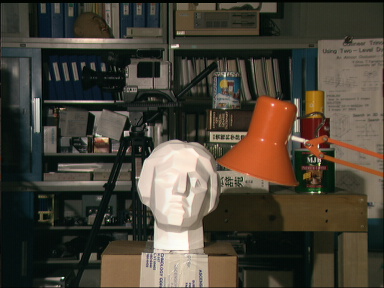
#> input picture img/tsukuba_left.png, 384 x 288 px
$ jupyter execute lesson22_stereo_matching.ipynb
#> lines starting #> are read from the running program, lines starting #| are printed output that depends on the picture; after the words box and inside, x2 and y2 are one past the last pixel; in counts of white or black regions, pixels touching at a corner belong together
# Bài 22: So khớp ảnh nổi (Stereo Matching)

Hai camera cùng nhìn một cảnh từ hai vị trí hơi khác nhau sẽ thấy cùng các điểm 3D bị dịch chuyển với lượng khác nhau tùy theo độ sâu &mdash; điểm gần dịch nhiều hơn, điểm xa dịch ít hơn. **So khớp ảnh nổi (stereo matching)** tìm các độ dịch này (gọi là **độ chênh lệch — disparity**) tại mọi điểm ảnh, rồi chuyển chúng thành độ sâu thông qua phép tam giác đạc (triangulation). Vấn đề then chốt là sự tương ứng (correspondence): tìm, cho mỗi điểm ảnh trong ảnh trái, điểm ảnh khớp với nó trong ảnh phải. Bài này xây dựng một **bộ so khớp khối (block matcher)** giải quyết bài toán bằng cách so sánh các mảng nhỏ với tổng bình phương sai khác (sum-of-squared differences — SSD) &mdash; một họ hàng gần của luồng quang học ở Bài 21, nhưng bị giới hạn ở tìm kiếm 1D dọc theo một hàng duy nhất thay vì cả một vùng lân cận 2D.

[cell 1]
# Download the sample images used in this lesson, if not already present
import os, urllib.request

for _f in ['tsukuba_left.png', 'tsukuba_right.png']:
    _path = f"../img/{_f}"
    if not os.path.exists(_path):
        os.makedirs("../img", exist_ok=True)
        urllib.request.urlretrieve(f"https://raw.githubusercontent.com/sbirchfield/sbirchfield.github.io/main/cvintro/img/{_f}", _path)

[cell 2]
import numpy as np
import cv2
import matplotlib.pyplot as plt

# shared colormap: invalid/masked-out disparities (NaN) render as gray instead of viridis's default
invalid_cmap = plt.cm.viridis.copy()
invalid_cmap.set_bad('gray')

## Ảnh nổi đã nắn thẳng: tại sao việc tìm kiếm là 1D (Rectified stereo: why the search is 1D)
Với một cặp camera đặt cạnh nhau, hướng về cùng một phía, với các mặt phẳng ảnh song song (một cặp ảnh nổi **đã nắn thẳng (rectified)** &mdash; các hệ camera thực được hiệu chỉnh và biến dạng để xấp xỉ điều này), một sự thật cơ bản của hình học epipolar được áp dụng: điểm tương ứng của bất kỳ điểm ảnh nào trong ảnh trái đều nằm **trên cùng một hàng** trong ảnh phải. Điều này thu gọn việc tìm điểm khớp từ tìm kiếm trên ảnh 2D xuống quét 1D dọc theo một hàng, và độ lệch ngang giữa hai vị trí khớp nhau chính là **độ chênh lệch** $d$.

Độ chênh lệch liên hệ với độ sâu theo công thức

$$Z = \frac{f \cdot B}{d}$$

trong đó $f$ là tiêu cự và $B$ là đường cơ sở (baseline — khoảng cách giữa hai tâm camera). Với một cặp đã nắn thẳng, độ sâu **tỉ lệ nghịch với độ chênh lệch**: vật ở gần có độ chênh lệch lớn, vật ở xa có độ chênh lệch nhỏ, và một vật ở xa vô cùng có độ chênh lệch bằng 0.

## Một cặp ảnh nổi tổng hợp với dữ liệu chuẩn đã biết (A synthetic stereo pair with known ground truth)
Ta tạo một ảnh trái gồm kết cấu ngẫu nhiên thuần túy (để mọi mảng đều đặc biệt về mặt cục bộ &mdash; không có sự mơ hồ của bài toán khẩu độ) và dựng ảnh phải bằng cách dịch mỗi điểm ảnh sang trái theo độ chênh lệch thực của nó, mà ta đặt bằng ba giá trị hằng số khác nhau cho ba "mặt phẳng" độ sâu: một nền và hai hình chữ nhật ở gần hơn. Các bề mặt gần dịch nhiều hơn các bề mặt xa, nên chúng làm lộ ra các điểm ảnh nền ở một bên mà hoàn toàn không có điểm ảnh tương ứng nào trong ảnh trái &mdash; một hiện tượng **che khuất (occlusion)**, được ta vá bằng nhiễu ngẫu nhiên mới để mọi điểm ảnh của ảnh phải vẫn có giá trị nào đó.

[cell 3]
rng = np.random.default_rng(0)
h, w = 150, 200
left = rng.integers(0, 255, (h, w)).astype(np.uint8)

true_disparity = np.full((h, w), 5, dtype=np.int32)     # background         (disparity =  5)
true_disparity[30:120, 50:150] = 15                     # a close rectangle  (disparity = 15)
true_disparity[60:90, 80:120] = 25                      # a closer rectangle (disparity = 25)

right = np.full((h, w), -1, dtype=np.int32)
for y in range(h):
    for x in range(w):
        xr = x - true_disparity[y, x]
        if 0 <= xr < w:
            right[y, xr] = left[y, x]
occluded = right == -1   # positions no left pixel maps to: disocclusions, filled with fresh noise
right[occluded] = rng.integers(0, 255, occluded.sum())
right = right.astype(np.uint8)

fig, axes = plt.subplots(1, 3, figsize=(10, 3.5))
axes[0].imshow(left, cmap='gray')
axes[0].set_title('Left image', fontsize=9)
axes[1].imshow(right, cmap='gray')
axes[1].set_title('Right image', fontsize=9)
im = axes[2].imshow(true_disparity, cmap='viridis')
axes[2].set_title('Ground-truth disparity', fontsize=9)
for ax in axes:
    ax.axis('off')
plt.colorbar(im, ax=axes, orientation='vertical', fraction=0.046, pad=0.04, label='disparity (px)')
plt.show()

## So khớp khối dọc theo đường quét (Block matching along the scanline)
Với mỗi điểm ảnh trong ảnh trái, ta trượt một cửa sổ nhỏ dọc theo *cùng hàng* của ảnh phải trên một khoảng các độ chênh lệch ứng viên và giữ lại độ chênh lệch có tổng bình phương sai khác nhỏ nhất. Phần cài đặt bên dưới có ba vòng lặp Python lồng nhau, nên nó chậm &mdash; ta chạy nó trên một vùng cắt nhỏ thay vì toàn bộ ảnh.

[cell 4]
def block_match_stereo(left, right, block_size=7, max_disp=30):
#> called with block_size = 7, max_disp = 30
    h, w = left.shape
    half = block_size // 2
    left_f, right_f = left.astype(np.float64), right.astype(np.float64)
    disparity_map = np.zeros((h, w), dtype=np.float64)

    for y in range(half, h - half):
        for x in range(half, w - half):
            left_patch = left_f[y - half:y + half + 1, x - half:x + half + 1]
            best_d, best_cost = 0, np.inf
            for d in range(max_disp + 1):
                xr = x - d
                if xr - half < 0:
                    break
                right_patch = right_f[y - half:y + half + 1, xr - half:xr + half + 1]
                cost = ((left_patch - right_patch)**2).sum()
                if cost < best_cost:
                    best_cost, best_d = cost, d
            disparity_map[y, x] = best_d
    return disparity_map

# a small crop, since the pure-Python pixel loop is slow
crop = np.s_[0:100, 0:100]
manual_disp = block_match_stereo(left[crop], right[crop], block_size=7, max_disp=30)

fig, axes = plt.subplots(1, 3, figsize=(10, 3.5))
axes[0].imshow(left[crop], cmap='gray')
axes[0].set_title(f'Left crop ({left[crop].shape[0]}x{left[crop].shape[1]})', fontsize=9)
axes[1].imshow(true_disparity[crop], cmap='viridis', vmin=0, vmax=30)
axes[1].set_title(f'True disparity ({true_disparity[crop].shape[0]}x{true_disparity[crop].shape[1]})', fontsize=9)
im = axes[2].imshow(manual_disp, cmap='viridis', vmin=0, vmax=30)
axes[2].set_title(f'Recovered disparity ({manual_disp.shape[0]}x{manual_disp.shape[1]})', fontsize=9)
for ax in axes:
    ax.axis('off')
plt.colorbar(im, ax=axes, orientation='vertical', fraction=0.046, pad=0.04, label='disparity (px)')
plt.show()

Ảnh động này cho thấy quá trình tìm kiếm cho một điểm ảnh: cửa sổ đứng yên trong vùng cắt trái trong khi nó trượt dọc theo cùng hàng của vùng cắt phải, mỗi lần một độ chênh lệch ứng viên, với chi phí tổng bình phương sai khác (SSD) được vẽ trực tiếp. Cực tiểu của đường cong chi phí (trong trường hợp này) là độ chênh lệch thực, mà điểm đánh dấu tốt-nhất-cho-đến-nay khóa chặt vào.

Có thể bỏ qua dải viền dọc theo các cạnh của vùng cắt: cửa sổ trượt không còn đủ chỗ để tìm kiếm ở đó, một hiệu ứng biên rất giống cách xử lý biên của tích chập (Bài 10). Ra khỏi dải viền đó, và bên trong các hình chữ nhật, độ chênh lệch khôi phục được khớp với dữ liệu chuẩn gần như hoàn hảo, tách sạch cả ba mặt phẳng độ sâu. Ngoại lệ là dải lấm tấm ở cạnh mỗi hình chữ nhật: một cửa sổ nằm vắt qua ranh giới độ sâu trộn lẫn các điểm ảnh từ hai độ chênh lệch thực khác nhau, nên không có độ chênh lệch ứng viên đơn lẻ nào khớp tốt với cả cửa sổ, và việc so khớp trở nên không đáng tin cậy &mdash; một lời báo trước cho bài toán che khuất sẽ được giải quyết tiếp theo. Ảnh chụp thật còn khắt khe hơn trường hợp đồ chơi này: kết cấu lặp lại, vùng phẳng, điểm phản xạ gương (specular highlights) và đổ bóng đều bổ sung thêm sự mơ hồ thực sự bên cạnh che khuất, đó là lý do so khớp ảnh nổi khó trong thực tế.

## Bắt các cặp khớp sai: kiểm tra nhất quán trái-phải (Catching bad matches: the left-right consistency check)
Che khuất và sự mơ hồ ở ranh giới độ sâu tạo ra các cặp khớp sai, như các đốm lấm tấm ở trên. Cách khắc phục: so khớp cả từ trái sang phải và từ phải sang trái, rồi chỉ giữ lại các điểm ảnh mà hai kết quả đồng ý với nhau, loại bỏ phần còn lại là không đáng tin cậy. Tính độ chênh lệch từ phải sang trái không cần code mới &mdash; lật cả hai ảnh theo chiều trái-phải, hoán đổi ảnh nào đóng vai "trái", chạy đúng bộ so khớp đó, rồi lật kết quả trở lại. Một điểm ảnh không vượt qua phép kiểm tra bất cứ khi nào hai chiều lệch nhau quá khoảng một điểm ảnh. Điều này đặc biệt hiệu quả trong việc bắt các vùng bị che khuất: một điểm ảnh bị che sau một bề mặt gần hơn trong góc nhìn kia hoàn toàn không có điểm khớp thực sự ở đó.

[cell 5]
block_size, max_disp = 7, 30
crop_lr = np.s_[0:100, 0:100]
left_c, right_c = left[crop_lr], right[crop_lr]

disp_lr = block_match_stereo(left_c, right_c, block_size=block_size, max_disp=max_disp)
disp_rl = block_match_stereo(right_c[:, ::-1], left_c[:, ::-1], block_size=block_size, max_disp=max_disp)[:, ::-1]

h_c, w_c = disp_lr.shape
consistent = np.zeros((h_c, w_c), dtype=bool)
for y in range(h_c):
    for x in range(w_c):
        d = int(disp_lr[y, x])
        xr = x - d
        if 0 <= xr < w_c:
            consistent[y, x] = abs(disp_rl[y, xr] - d) <= 1

# keep the full crop (no trimming) so the border-truncation effect is visible directly,
# alongside the occlusion-driven inconsistency, in the figure below
disp_checked = np.where(consistent, disp_lr, np.nan)

fig, axes = plt.subplots(1, 3, figsize=(10, 3.5))
for ax, d, title in zip(axes, [disp_lr, disp_rl, disp_checked],
                         ['Left-to-right disparity', 'Right-to-left disparity', 'After consistency check']):
    im = ax.imshow(d, cmap=invalid_cmap, vmin=0, vmax=max_disp)
    ax.set_title(title, fontsize=9)
    ax.axis('off')
plt.colorbar(im, ax=axes, orientation='vertical', fraction=0.046, pad=0.04, label='disparity (px)')
plt.show()

print(f'pixels marked inconsistent: {(~consistent).sum()} / {consistent.size}')

Nhiều điểm ảnh đồng ý theo cả hai chiều và vượt qua phép kiểm tra. Những điểm không vượt qua thường do che khuất (các vùng xám lớn cạnh các cạnh dọc của hình chữ nhật) hoặc do kích thước cửa sổ hữu hạn (các vùng xám nhỏ gần các cạnh ngang của hình chữ nhật).

## Cùng việc đó, ở độ phân giải đầy đủ, với OpenCV (The same thing, at full resolution, with OpenCV)
`cv2.StereoBM` cài đặt cùng ý tưởng so khớp khối này (với một số tinh chỉnh về hiệu quả và hậu xử lý) đủ nhanh để chạy trên toàn bộ ảnh.

[cell 6]
stereo_bm = cv2.StereoBM_create(numDisparities=32, blockSize=9)
disparity_bm = stereo_bm.compute(left, right).astype(np.float32) / 16.0  # fixed-point output, divide to get pixels

print('recovered disparity vs. ground truth, by region:')
print(f'  background (true=5):  {disparity_bm[100:110, 150:160].mean():.2f}')
print(f'  mid layer (true=15):  {disparity_bm[40:50, 60:70].mean():.2f}')
print(f'  near layer (true=25): {disparity_bm[70:80, 90:110].mean():.2f}')

fig, axes = plt.subplots(1, 2, figsize=(7, 3.5))
im0 = axes[0].imshow(true_disparity, cmap='viridis', vmin=0, vmax=30)
axes[0].set_title('Ground truth')
im1 = axes[1].imshow(np.where(disparity_bm >= 0, disparity_bm, np.nan), cmap=invalid_cmap, vmin=0, vmax=30)
axes[1].set_title('cv2.StereoBM output\n(gray = invalid)')
for ax in axes:
    ax.axis('off')
plt.colorbar(im1, ax=axes, orientation='vertical', fraction=0.046, pad=0.04, label='disparity (px)')
plt.show()

`StereoBM` đánh dấu một điểm ảnh là không hợp lệ (trả về $-1$) ở bất cứ đâu nó không tin chắc vào một cặp khớp duy nhất, ví dụ quá gần biên ảnh để tìm kiếm toàn bộ khoảng độ chênh lệch. Các điểm ảnh này được hiển thị màu xám ở trên.

### Kiểm tra nhất quán tích hợp trong `disp12MaxDiff` (Consistency check built into `disp12MaxDiff`)
Phép kiểm tra nhất quán trái-phải được tích hợp sẵn trong `cv2.StereoBM` &mdash; đặt `disp12MaxDiff` thành một số dương nhỏ (thường là 1) để bật nó; giá trị mặc định $-1$ để nó tắt.

[cell 7]
stereo_checked = cv2.StereoBM_create(numDisparities=32, blockSize=9)
stereo_checked.setDisp12MaxDiff(1)
disparity_checked = stereo_checked.compute(left, right).astype(np.float32) / 16.0

newly_invalid = (disparity_bm >= 0) & (disparity_checked < 0)
print(f'valid pixels without the check: {(disparity_bm >= 0).sum()}')
print(f'valid pixels with the check:    {(disparity_checked >= 0).sum()}')
print(f'newly marked invalid:           {newly_invalid.sum()}')

plt.imshow(np.where(disparity_checked >= 0, disparity_checked, np.nan), cmap=invalid_cmap, vmin=0, vmax=30)
plt.colorbar(label='disparity (px)')
plt.title('cv2.StereoBM with disp12MaxDiff=1\n(gray = invalid)')
plt.axis('off')
plt.show()

## Kích thước cửa sổ: đánh đổi giữa chi tiết và nhiễu (Window size: detail vs. noise tradeoff)
Một cửa sổ so khớp lớn hơn lấy trung bình trên nhiều điểm ảnh hơn, làm việc so khớp chống chịu nhiễu tốt hơn nhưng làm nhòe qua các điểm gián đoạn độ sâu (trộn các điểm ảnh từ hai độ sâu thực khác nhau thành một ước lượng độ chênh lệch "trung bình" gần các cạnh vật thể). Một cửa sổ nhỏ hơn bảo toàn các ranh giới độ sâu sắc nét nhưng dễ bị đánh lừa bởi nhiễu hoặc kết cấu lặp lại hơn.

[cell 8]
fig, axes = plt.subplots(1, 3, figsize=(10, 3.5))
for ax, block_size in zip(axes, [5, 15, 31]):
    stereo = cv2.StereoBM_create(numDisparities=32, blockSize=block_size)
    d = stereo.compute(left, right).astype(np.float32) / 16.0
    im = ax.imshow(np.where(d >= 0, d, np.nan), cmap=invalid_cmap, vmin=0, vmax=30)
    ax.set_title(f'blockSize={block_size}', fontsize=9)
    ax.axis('off')
plt.colorbar(im, ax=axes, orientation='vertical', fraction=0.046, pad=0.04, label='disparity (px)')
plt.show()

## Một cặp ảnh nổi thật: Tsukuba (A real stereo pair: Tsukuba)
Mọi thứ từ đầu đến giờ đều dùng ảnh tổng hợp, chính là để biết được dữ liệu chuẩn. Với ảnh chụp thật, cùng ba lượt đó (trái-sang-phải, phải-sang-trái, và phép kiểm tra nhất quán giữa chúng) được áp dụng y như trước, lần này trên một cặp ảnh nổi đã nắn thẳng thực sự.

Nhấp nháy giữa hai khung hình giúp dễ dàng nhìn thấy trực tiếp độ dịch &mdash; hãy quan sát chiếc đèn di chuyển xa hơn bao nhiêu so với các giá sách phía sau nó, chính là độ dịch phụ thuộc độ sâu mà bài này đã ước lượng suốt từ đầu.

<p class="image-attribution">Nguồn ảnh: <a href="https://vision.middlebury.edu/stereo/data/scenes2001/" target="_blank" rel="noopener">Middlebury Stereo Datasets (University of Tsukuba)</a></p>

[cell 9]
tsukuba_left = cv2.imread('../img/tsukuba_left.png', cv2.IMREAD_GRAYSCALE)
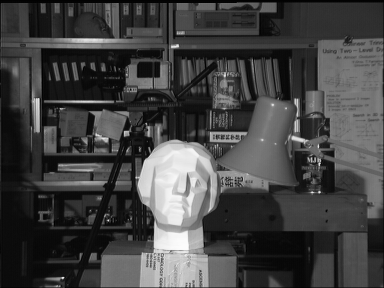
#> tsukuba_left: shape (288, 384); min 0, max 253, mean 66.7
tsukuba_right = cv2.imread('../img/tsukuba_right.png', cv2.IMREAD_GRAYSCALE)
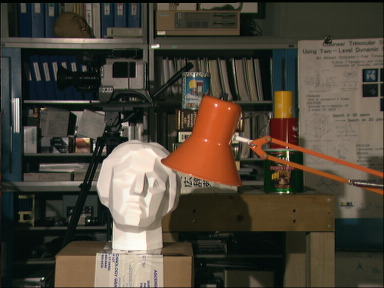
#> input picture img/tsukuba_right.png, 384 x 288 px
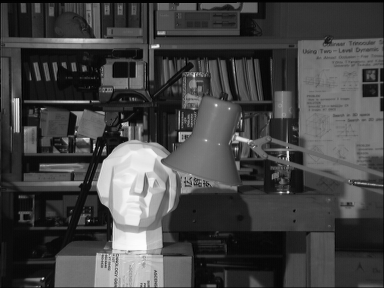
#> tsukuba_right: shape (288, 384); min 0, max 253, mean 68.6

fig, axes = plt.subplots(1, 2, figsize=(7, 3.5))
axes[0].imshow(tsukuba_left, cmap='gray')
axes[0].set_title('Left photo', fontsize=9)
axes[1].imshow(tsukuba_right, cmap='gray')
axes[1].set_title('Right photo', fontsize=9)
for ax in axes:
    ax.axis('off')
plt.tight_layout()
plt.show()

[cell 10]
num_disp = 64  # must be divisible by 16; large enough that the nearest surfaces don't clip the search range
stereo = cv2.StereoBM_create(numDisparities=num_disp, blockSize=15)
disp_lr = stereo.compute(tsukuba_left, tsukuba_right).astype(np.float32) / 16.0
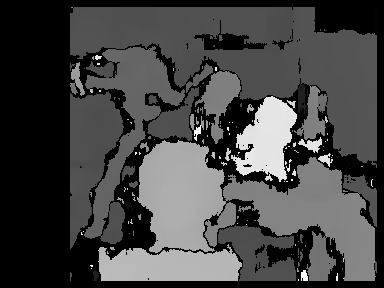
#> disp_lr: shape (288, 384) float32; min -1, max 63, mean 16.4; drawn with min black and max white
disp_rl = stereo.compute(tsukuba_right[:, ::-1], tsukuba_left[:, ::-1]).astype(np.float32) / 16.0
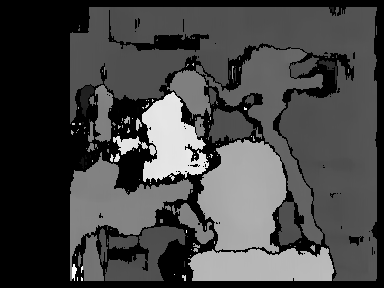
#> disp_rl: shape (288, 384) float32; min -1, max 63, mean 16.5; drawn with min black and max white
disp_rl = disp_rl[:, ::-1]
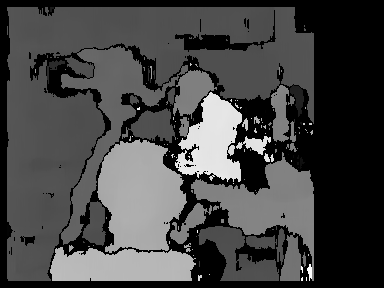
#> disp_rl: shape (288, 384) float32; min -1, max 63, mean 16.5; drawn with min black and max white

stereo_checked = cv2.StereoBM_create(numDisparities=num_disp, blockSize=15)
stereo_checked.setDisp12MaxDiff(1)
disp_checked = stereo_checked.compute(tsukuba_left, tsukuba_right).astype(np.float32) / 16.0

changed = disp_lr != disp_checked
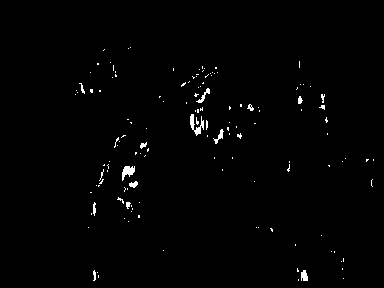
#> changed: shape (288, 384) bool; 1% white; 138 white regions (124 under 20 px), largest, box (x1, y1, x2, y2) and area: (190, 114, 204, 136) 128, (122, 166, 135, 181) 111, (301, 270, 308, 281) 61
print(f'pixels changed by the consistency check: {changed.sum()} / {changed.size} ({100 * changed.sum() / changed.size:.1f}%)')
#| pixels changed by the consistency check: 1121 / 110592 (1.0%)

fig, axes = plt.subplots(1, 3, figsize=(10, 3.5))
for ax, d, title in zip(axes, [disp_lr, disp_rl, disp_checked],
                         ['Left-to-right disparity', 'Right-to-left disparity', 'After consistency check']):
    im = ax.imshow(np.where(d >= 0, d, np.nan), cmap=invalid_cmap, vmin=0, vmax=num_disp)
    ax.set_title(title, fontsize=9)
    ax.axis('off')
#> this loop made 3 passes
#> title on passes 1 to 3: 'Left-to-right disparity', 'Right-to-left disparity', 'After consistency check'
plt.colorbar(im, ax=axes, orientation='vertical', fraction=0.046, pad=0.04, label='disparity (px)')
plt.show()
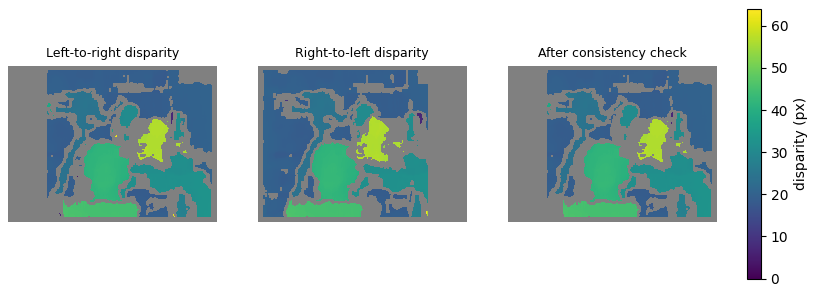
#> figure drawn by matplotlib, 4 panels

Chiếc đèn, vật gần nhất trong cảnh, nổi bật với độ chênh lệch lớn nhất; các giá sách lùi dần một cách mượt mà phía sau nó. Chỉ khoảng 1% điểm ảnh bị đánh dấu, nên thoạt nhìn khung thứ ba trông gần giống khung thứ nhất &mdash; nhưng các đốm lấm tấm đó tập trung chính xác dọc theo các điểm gián đoạn độ sâu khắp cảnh: gáy sách, cạnh giá, hình bóng của cái đầu, bất cứ nơi nào một cửa sổ nằm vắt qua hai độ sâu khác nhau hoặc một camera nhìn thấy thứ mà camera kia không thấy.

## Từ độ chênh lệch đến bản đồ độ sâu (From disparity to depth map)
Cho một tiêu cự và một đường cơ sở (theo bất kỳ đơn vị nhất quán nào), $Z = fB/d$ chuyển trực tiếp một bản đồ độ chênh lệch thành một bản đồ độ sâu theo đơn vị đo thực (metric).

[cell 11]
focal_length_px = 500.0
baseline_m = 0.1

valid = disparity_bm > 0
depth_m = np.full_like(disparity_bm, np.nan)
depth_m[valid] = focal_length_px * baseline_m / disparity_bm[valid]

plt.imshow(depth_m, cmap='viridis_r')
plt.colorbar(label='estimated depth (m)')
plt.title('Depth map (nearer = brighter)')
plt.axis('off')
plt.show()
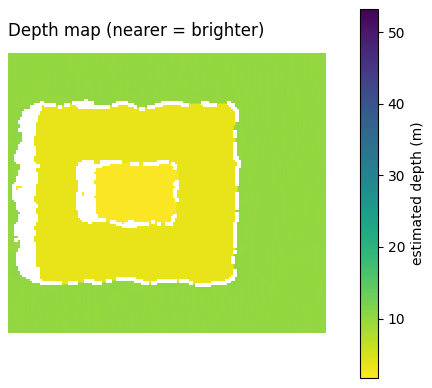
#> figure drawn by matplotlib, 2 panels

[cell 12]
step = 3  # subsample for a readable, fast-to-render point cloud
ys, xs = np.mgrid[0:depth_m.shape[0]:step, 0:depth_m.shape[1]:step]
zs = depth_m[::step, ::step]
valid_pts = ~np.isnan(zs)

fig = plt.figure(figsize=(6, 5))
ax = fig.add_subplot(projection='3d')
sc = ax.scatter(xs[valid_pts], ys[valid_pts], zs[valid_pts], c=zs[valid_pts], cmap='viridis_r', s=3)
ax.set_xlabel('x (px)')
ax.set_ylabel('y (px)')
ax.set_zlabel('depth (m)')
ax.invert_yaxis()  # match image row convention (row 0 at top)
ax.invert_zaxis()  # nearer (smaller depth) points appear higher, like the disparity peaks above
ax.view_init(elev=20, azim=-60)
#fig.colorbar(sc, ax=ax, shrink=0.6, label='depth (m)')
ax.set_title('The depth map, lifted into 3D')
plt.tight_layout()
plt.show()
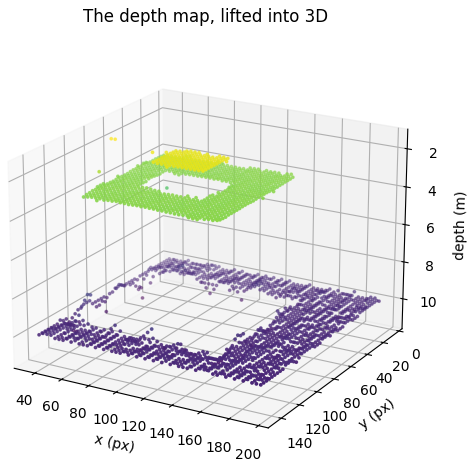
#> figure drawn by matplotlib, 1 panel
